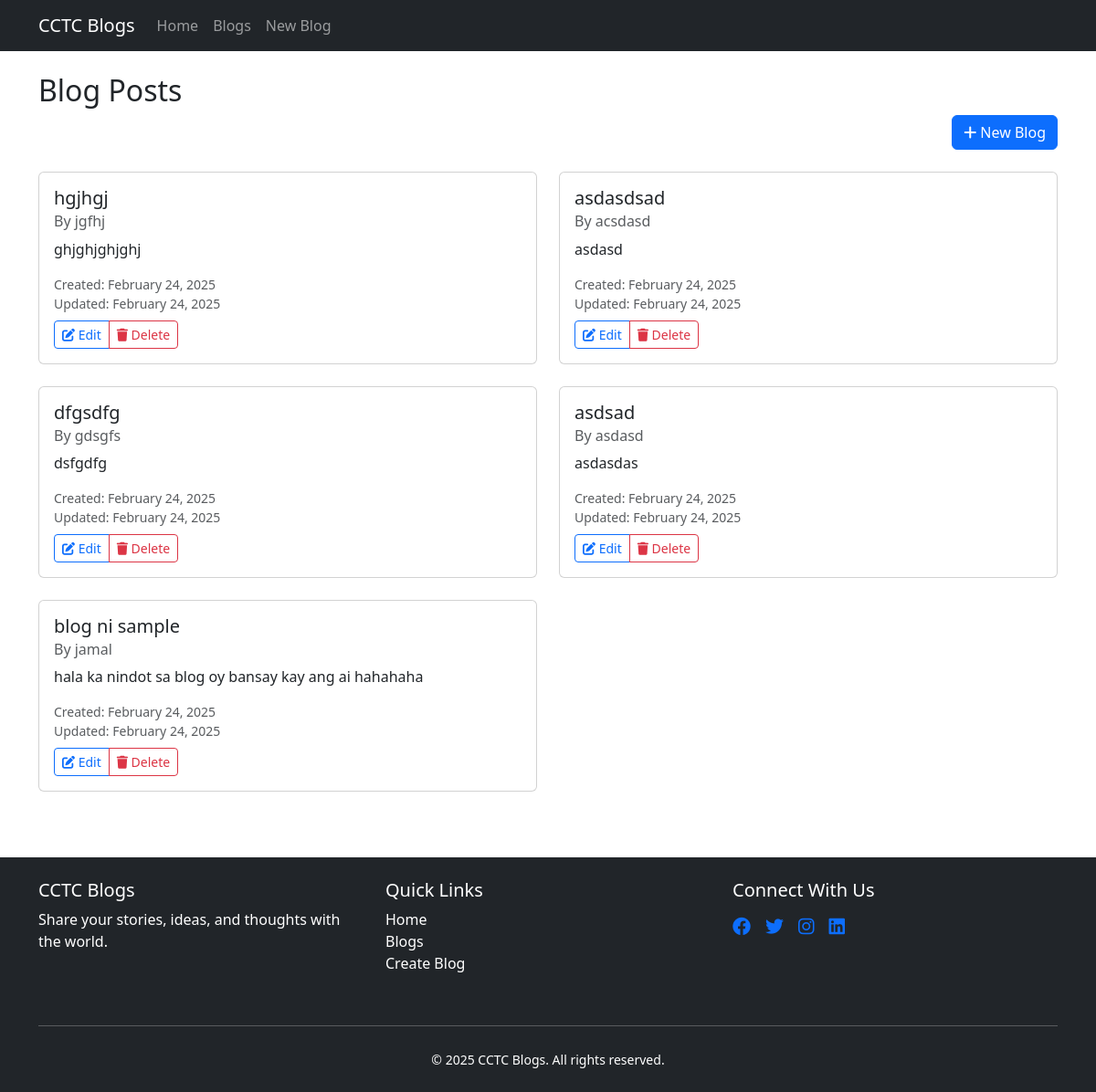
The page /blogs/ on the database as committed earlier.
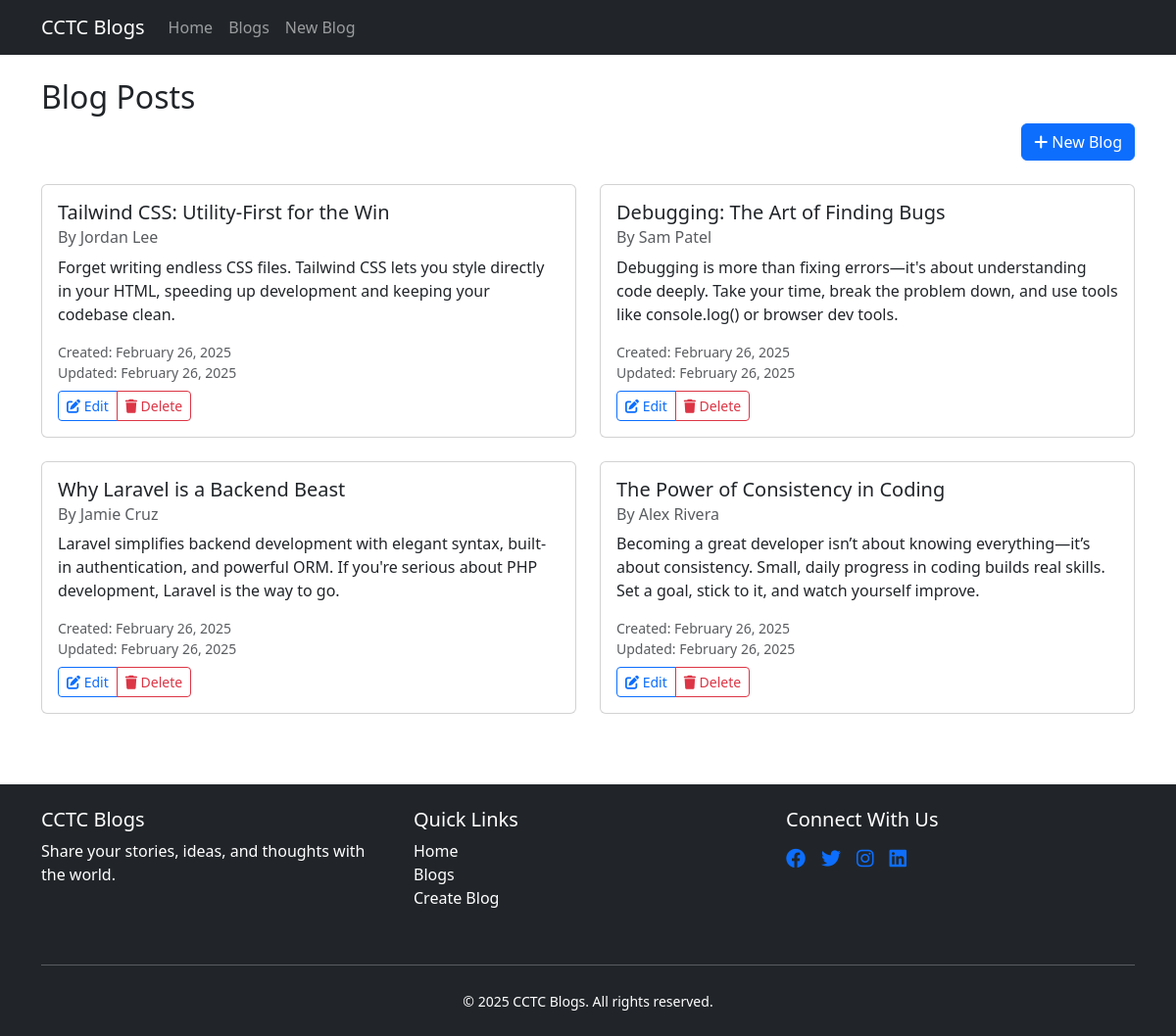
The same page on the database as committed later.
### blog/models.py (models this page shows, shortened)
class Blog(models.Model):
    author = models.CharField(max_length=100)
    title = models.CharField(max_length=200)
    body = models.TextField()
    created_at = models.DateTimeField(auto_now_add=True)
    updated_at = models.DateTimeField(auto_now=True)
    class Meta:
        ordering = ['-created_at']

### blog/views.py (the view)
# urls.py: path('blogs/', views.BlogListView.as_view(), name='blog-list'),
class BlogListView(ListView):
    model = Blog
    template_name = 'blog_list.html'
    context_object_name = 'blogs'

### templates/blog_list.html (shortened to what this page needs)
{% extends 'base.html' %}
{% block content %}
<div class="row">
    <div class="col-md-12 mb-4">
        <h2>Blog Posts</h2>
        <a href="{% url 'blog-create' %}" class="btn btn-primary float-end">
            <i class="fas fa-plus"></i> New Blog
        </a>
    </div>
</div>
<div class="row">
    {% for blog in blogs %}
    <div class="col-md-6 mb-4">
        <div class="card h-100">
            <div class="card-body">
                <h5 class="card-title">{{ blog.title }}</h5>
                <h6 class="card-subtitle mb-2 text-muted">By {{ blog.author }}</h6>
                <p class="card-text">{{ blog.body|truncatewords:50 }}</p>
                <div class="text-muted small mb-2">
                    Created: {{ blog.created_at|date:"F j, Y" }}
                    {% if blog.updated_at != blog.created_at %}
                    <br>Updated: {{ blog.updated_at|date:"F j, Y" }}
                    {% endif %}
                </div>
                <div class="btn-group">
                    <a href="{% url 'blog-update' blog.pk %}" class="btn btn-outline-primary btn-sm">
                        <i class="fas fa-edit"></i> Edit
                    </a>
                    <a href="{% url 'blog-delete' blog.pk %}" class="btn btn-outline-danger btn-sm">
                        <i class="fas fa-trash"></i> Delete
                    </a>
                </div>
            </div>
        </div>
    </div>
    {% empty %}
    <div class="col-12">
        <div class="alert alert-info">
            No blog posts yet. <a href="{% url 'blog-create' %}">Create one now!</a>
        </div>
    </div>
    {% endfor %}
</div>
{% endblock %}

### templates/base.html (shortened to what this page needs)
<!DOCTYPE html>
<html lang="en">
<head>
    <link href="https://cdn.jsdelivr.net/npm/bootstrap@5.3.0/dist/css/bootstrap.min.css" rel="stylesheet">
    <link href="https://cdnjs.cloudflare.com/ajax/libs/font-awesome/6.0.0/css/all.min.css" rel="stylesheet">
</head>
<body>
    <nav class="navbar navbar-expand-lg navbar-dark bg-dark">
        <div class="container">
            <a class="navbar-brand" href="{% url 'home' %}">CCTC Blogs</a>
            <div class="collapse navbar-collapse" id="navbarNav">
                <ul class="navbar-nav">
                    <li class="nav-item">
                        <a class="nav-link" href="{% url 'home' %}">Home</a>
                    </li>
                    <li class="nav-item">
                        <a class="nav-link" href="{% url 'blog-list' %}">Blogs</a>
                    </li>
                    <li class="nav-item">
                        <a class="nav-link" href="{% url 'blog-create' %}">New Blog</a>
                    </li>
                </ul>
            </div>
        </div>
    </nav>
    <div class="container mt-4">
        {% block content %}
        {% endblock %}
    </div>
    <footer class="bg-dark text-white py-4 mt-5">
        <div class="container">
            <div class="row">
                <div class="col-md-4 mb-3">
                    <h5>CCTC Blogs</h5>
                    <p class="text-white">Share your stories, ideas, and thoughts with the world.</p>
                </div>
                <div class="col-md-4 mb-3">
                    <h5>Quick Links</h5>
                    <ul class="list-unstyled">
                        <li><a href="{% url 'home' %}" class="text-white text-decoration-none">Home</a></li>
                        <li><a href="{% url 'blog-list' %}" class="text-white text-decoration-none">Blogs</a></li>
                        <li><a href="{% url 'blog-create' %}" class="text-white text-decoration-none">Create Blog</a></li>
                    </ul>
                </div>
                <div class="col-md-4 mb-3">
                    <h5>Connect With Us</h5>
                    <div class="d-flex gap-3 mt-3">
                        <a href="#" class="text-decoration-none"><i class="fab fa-facebook fa-lg"></i></a>
                        <a href="#" class="text-decoration-none"><i class="fab fa-twitter fa-lg"></i></a>
                        <a href="#" class="text-decoration-none"><i class="fab fa-instagram fa-lg"></i></a>
                        <a href="#" class="text-decoration-none"><i class="fab fa-linkedin fa-lg"></i></a>
                    </div>
                </div>
            </div>
            <hr class="my-4">
            <div class="text-center">
                <small>&copy; {% now "Y" %} CCTC Blogs. All rights reserved.</small>
            </div>
        </div>
    </footer>
</body>
</html>

Rows that differ between the two databases and show on the page:
removed Blog: title "hgjhgj", author "jgfhj", body "ghjghjghjghj", created_at "February 24, 2025", updated_at "February 24, 2025"
removed Blog: title "asdasdsad", author "acsdasd", body "asdasd", created_at "February 24, 2025", updated_at "February 24, 2025"
removed Blog: title "dfgsdfg", author "gdsgfs", body "dsfgdfg", created_at "February 24, 2025", updated_at "February 24, 2025"
removed Blog: title "asdsad", author "asdasd", body "asdasdas", created_at "February 24, 2025", updated_at "February 24, 2025"
removed Blog: title "blog ni sample", author "jamal", body "hala ka nindot sa blog oy bansay kay ang ai hahahaha", created_at "February 24, 2025", updated_at "February 24, 2025"
added Blog: title "Tailwind CSS: Utility-First for the Win", author "Jordan Lee", body "Forget writing endless CSS files. Tailwind CSS lets you style directly in your HTML, speeding up development and keeping your codebase clean.", created_at "February 26, 2025", updated_at "February 26, 2025"
added Blog: title "Debugging: The Art of Finding Bugs", author "Sam Patel", body "Debugging is more than fixing errors—it's about understanding code deeply. Take your time, break the problem down, and use tools like console.log() or browser dev tools.", created_at "February 26, 2025", updated_at "February 26, 2025"
added Blog: title "Why Laravel is a Backend Beast", author "Jamie Cruz", body "Laravel simplifies backend development with elegant syntax, built-in authentication, and powerful ORM. If you're serious about PHP development, Laravel is the way to go.", created_at "February 26, 2025", updated_at "February 26, 2025"
added Blog: title "The Power of Consistency in Coding", author "Alex Rivera", body "Becoming a great developer isn’t about knowing everything—it’s about consistency. Small, daily progress in coding builds real skills. Set a goal, stick to it, and watch yourself improve.", created_at "February 26, 2025", updated_at "February 26, 2025"
